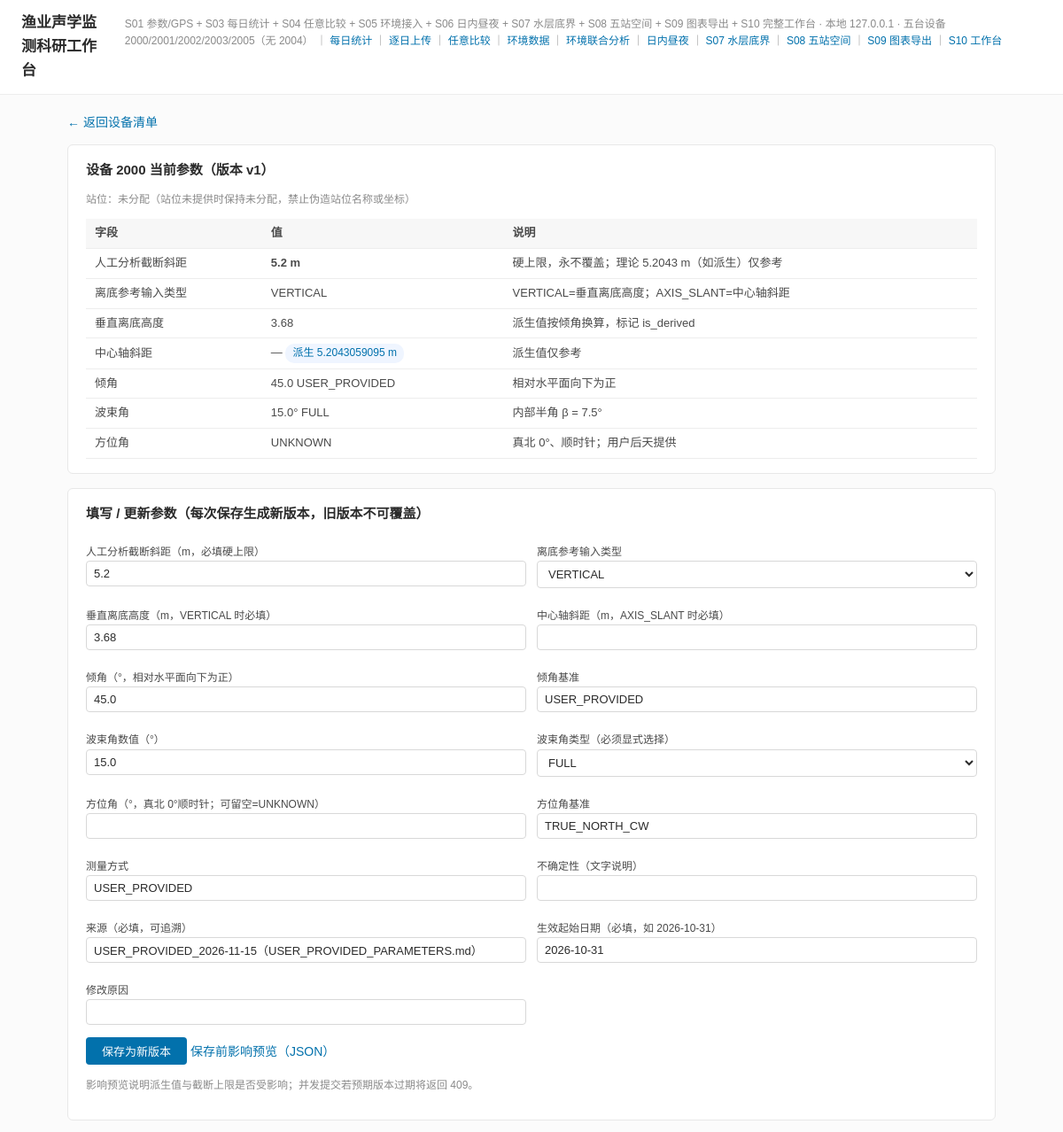
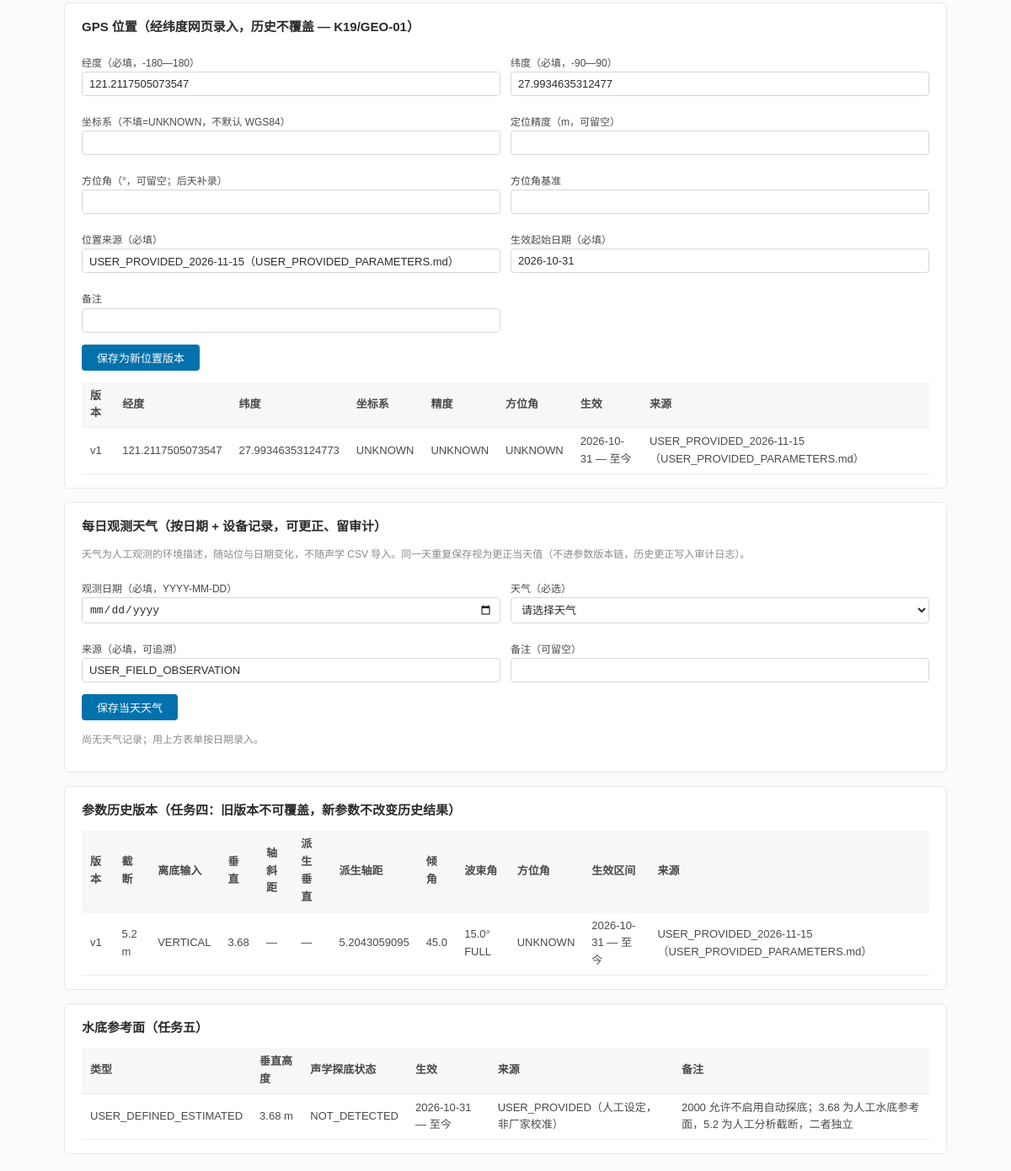
/devices/2000, run on the app's committed database (2 pictures, top to bottom).
### tables this page shows
CREATE TABLE devices (
    device_id          TEXT PRIMARY KEY,           -- '2000','2001','2002','2003','2005'；无 2004
    model              TEXT,
    serial_number      TEXT,
    frequency_khz      REAL,
    range_m            REAL,
    gain_db            REAL,
    firmware           TEXT,
    calibration_status TEXT,
    install_date       TEXT,
    status             TEXT NOT NULL DEFAULT 'PENDING_USER_INPUT',  -- ACTIVE / PENDING_USER_INPUT
    notes              TEXT,
    created_at         TEXT NOT NULL,
    updated_at         TEXT NOT NULL
, station_id TEXT REFERENCES stations(station_id));

CREATE TABLE device_parameter_versions (
    parameter_id            INTEGER PRIMARY KEY AUTOINCREMENT,
    device_id               TEXT NOT NULL REFERENCES devices(device_id),
    version                 INTEGER NOT NULL,
    -- 离底参考：显式输入类型，另一侧为派生值（不写回用户输入）
    clearance_input_type    TEXT CHECK (clearance_input_type IN ('VERTICAL','AXIS_SLANT','UNKNOWN')),
    vertical_bottom_clearance_m REAL,           -- 用户输入（VERTICAL）或 NULL
    axis_slant_m                REAL,           -- 用户输入（AXIS_SLANT）或 NULL
    derived_vertical_clearance_m REAL,          -- 派生值，标记 is_derived
    derived_axis_slant_m         REAL,          -- 派生值
    derivation_tilt_deg     REAL,               -- 派生时使用的倾角
    is_derived              INTEGER NOT NULL DEFAULT 0,
    -- 人工分析截断（硬上限，独立于派生值，永不覆盖）
    analysis_cutoff_slant_m REAL,
    downward_tilt_deg       REAL,               -- 相对水平面向下为正
    tilt_reference          TEXT,
    beam_angle_value_deg    REAL,
    beam_angle_kind         TEXT CHECK (beam_angle_kind IN ('FULL','HALF','UNKNOWN')),
    beam_full_angle_deg     REAL,
    beam_half_angle_deg     REAL,               -- FULL: value/2；HALF: value
    heading_deg             REAL,               -- 真北 0°、顺时针；NULL=UNKNOWN
    heading_reference       TEXT,
    measurement_method      TEXT,
    uncertainty             TEXT,
    source                  TEXT NOT NULL,
    change_reason           TEXT,
    effective_from          TEXT NOT NULL,
    effective_to            TEXT,
    created_at              TEXT NOT NULL,
    created_by              TEXT NOT NULL DEFAULT 'web',
    UNIQUE (device_id, version)
);

CREATE TABLE device_positions (
    position_id                 INTEGER PRIMARY KEY AUTOINCREMENT,
    device_id                   TEXT NOT NULL REFERENCES devices(device_id),
    version                     INTEGER NOT NULL,
    longitude_deg               REAL NOT NULL,
    latitude_deg                REAL NOT NULL,
    coordinate_reference_system TEXT,           -- NULL=UNKNOWN，禁止默认 WGS84
    position_accuracy_m         REAL,
    position_source             TEXT NOT NULL,
    heading_deg                 REAL,
    heading_reference           TEXT,
    effective_from              TEXT NOT NULL,
    effective_to                TEXT,
    notes                       TEXT,
    created_at                  TEXT NOT NULL,
    created_by                  TEXT NOT NULL DEFAULT 'web',
    UNIQUE (device_id, version)
);

CREATE TABLE bottom_references (
    reference_id          INTEGER PRIMARY KEY AUTOINCREMENT,
    device_id             TEXT NOT NULL REFERENCES devices(device_id),
    reference_type        TEXT NOT NULL CHECK (reference_type IN ('USER_DEFINED_ESTIMATED','AUTO_DETECTED')),
    vertical_height_m     REAL,
    acoustic_bottom_status TEXT CHECK (acoustic_bottom_status IN ('NOT_DETECTED','DETECTED','PENDING')),
    effective_from        TEXT NOT NULL,
    effective_to          TEXT,
    source                TEXT NOT NULL,
    notes                 TEXT,
    created_at            TEXT NOT NULL,
    UNIQUE (device_id, reference_type, effective_from)
);

### 04_SOURCE_CODE/app/web/routes.py (the view)
@bp.route("/devices/<device_id>")
def device_detail(device_id: str):
    if device_id not in ("2000", "2001", "2002", "2003", "2005"):
        abort(404)
    conn = get_conn()
    try:
        info = [d for d in svc.list_devices_with_status(conn) if d["device_id"] == device_id][0]
        phist = svc.param_history(conn, device_id)
        poshist = svc.position_history(conn, device_id)
        br = conn.execute(
            "SELECT * FROM bottom_references WHERE device_id=? ORDER BY reference_id DESC", (device_id,)
        ).fetchall()
        weather_hist = weather_svc.weather_history(conn, device_id)
    finally:
        conn.close()
    return render_template(
        "device.html", d=info,
        param_history=phist,
        position_history=poshist,
        bottom_refs=br,
        weather_history=weather_hist,
        weather_codes=weather_svc.WEATHER_CODES,
    )

### 04_SOURCE_CODE/app/templates/device.html (shortened to what this page needs)
{% extends "base.html" %}
{% block content %}
<p><a href="{{ url_for('web.index') }}">← 返回设备清单</a></p>
<div class="card">
  <h2>设备 {{ d.device_id }} 当前参数（版本 v{{ d.param.version if d.param else '—' }}）</h2>
  <p class="muted">站位：{{ d.station_id if d.station_id else '未分配' }}（站位未提供时保持未分配，禁止伪造站位名称或坐标）</p>
  {% if d.param %}
  <table>
    <tr><th>字段</th><th>值</th><th>说明</th></tr>
    <tr><td>人工分析截断斜距</td><td><b>{{ d.param.analysis_cutoff_slant_m }} m</b></td><td>硬上限，永不覆盖；理论 5.2043 m（如派生）仅参考</td></tr>
    <tr><td>离底参考输入类型</td><td>{{ d.param.clearance_input_type }}</td><td>VERTICAL=垂直离底高度；AXIS_SLANT=中心轴斜距</td></tr>
    <tr><td>垂直离底高度</td><td>{{ d.param.vertical_bottom_clearance_m or '—' }} </td><td>派生值按倾角换算，标记 is_derived</td></tr>
    <tr><td>中心轴斜距</td><td>{{ d.param.axis_slant_m or '—' }} {% if d.param.derived_axis_slant_m %}<span class="badge ok">派生 {{ d.param.derived_axis_slant_m }} m</span>{% endif %}</td><td>派生值仅参考</td></tr>
    <tr><td>倾角</td><td>{{ d.param.downward_tilt_deg or 'UNKNOWN' }} {{ d.param.tilt_reference or '' }}</td><td>相对水平面向下为正</td></tr>
    <tr><td>波束角</td><td>{{ d.param.beam_angle_value_deg }}° {{ d.param.beam_angle_kind }}</td><td>内部半角 β = {{ d.param.beam_half_angle_deg }}°</td></tr>
    <tr><td>方位角</td><td>{{ d.position.heading_deg if d.position and d.position.heading_deg is not none else 'UNKNOWN' }}</td><td>真北 0°、顺时针；用户后天提供</td></tr>
  </table>
  {% else %}
  <p class="muted">尚无参数版本；请在下方表单首次填写（UNKNOWN 不自动填默认值）。</p>
  {% endif %}
</div>
<div class="card">
  <h2>填写 / 更新参数（每次保存生成新版本，旧版本不可覆盖）</h2>
  <form method="post" action="{{ url_for('web.save_params', device_id=d.device_id) }}">
    <div class="form-row">
      <label>人工分析截断斜距（m，必填硬上限）
        <input name="analysis_cutoff_slant_m" value="{{ d.param.analysis_cutoff_slant_m if d.param else '' }}"></label>
      <label>离底参考输入类型
        <select name="clearance_input_type">
          {% for t in ['VERTICAL','AXIS_SLANT','UNKNOWN'] %}
          <option value="{{ t }}" {% if d.param and d.param.clearance_input_type == t %}selected{% endif %}>{{ t }}</option>
          {% endfor %}
        </select></label>
      <label>垂直离底高度（m，VERTICAL 时必填）
        <input name="vertical_bottom_clearance_m" value="{{ d.param.vertical_bottom_clearance_m if d.param and d.param.clearance_input_type=='VERTICAL' else '' }}"></label>
      <label>中心轴斜距（m，AXIS_SLANT 时必填）
        <input name="axis_slant_m" value="{{ d.param.axis_slant_m if d.param and d.param.clearance_input_type=='AXIS_SLANT' else '' }}"></label>
      <label>倾角（°，相对水平面向下为正）
        <input name="downward_tilt_deg" value="{{ d.param.downward_tilt_deg if d.param and d.param.downward_tilt_deg is not none else '' }}"></label>
      <label>倾角基准
        <input name="tilt_reference" value="{{ d.param.tilt_reference if d.param and d.param.tilt_reference else '' }}"></label>
      <label>波束角数值（°）
        <input name="beam_angle_value_deg" value="{{ d.param.beam_angle_value_deg if d.param and d.param.beam_angle_value_deg is not none else '' }}"></label>
      <label>波束角类型（必须显式选择）
        <select name="beam_angle_kind">
          {% for t in ['FULL','HALF','UNKNOWN'] %}
          <option value="{{ t }}" {% if d.param and d.param.beam_angle_kind == t %}selected{% endif %}>{{ t }}</option>
          {% endfor %}
        </select></label>
      <label>方位角（°，真北 0°顺时针；可留空=UNKNOWN）
        <input name="heading_deg" value="{{ d.position.heading_deg if d.position and d.position.heading_deg is not none else '' }}"></label>
      <label>方位角基准
        <input name="heading_reference" value="TRUE_NORTH_CW"></label>
      <label>测量方式
        <input name="measurement_method" value="USER_PROVIDED"></label>
      <label>不确定性（文字说明）
        <input name="uncertainty" value=""></label>
      <label>来源（必填，可追溯）
        <input name="source" value="{{ d.param.source if d.param else 'USER_PROVIDED' }}"></label>
      <label>生效起始日期（必填，如 2026-10-31）
        <input name="effective_from" value="2026-10-31"></label>
      <label>修改原因
        <input name="change_reason" value=""></label>
    </div>
    <p><button class="btn" type="submit">保存为新版本</button>
       <a href="{{ url_for('web.params_preview', device_id=d.device_id, clearance_input_type=d.param.clearance_input_type if d.param else 'VERTICAL', vertical_bottom_clearance_m=d.param.vertical_bottom_clearance_m if d.param and d.param.clearance_input_type=='VERTICAL' else '', axis_slant_m='', downward_tilt_deg=d.param.downward_tilt_deg if d.param and d.param.downward_tilt_deg is not none else '', beam_angle_value_deg=d.param.beam_angle_value_deg if d.param and d.param.beam_angle_value_deg is not none else '', beam_angle_kind=d.param.beam_angle_kind if d.param else 'FULL', analysis_cutoff_slant_m=d.param.analysis_cutoff_slant_m if d.param and d.param.analysis_cutoff_slant_m is not none else '', source='preview', effective_from='2026-10-31') }}">保存前影响预览（JSON）</a></p>
    <p class="muted">影响预览说明派生值与截断上限是否受影响；并发提交若预期版本过期将返回 409。</p>
  </form>
</div>
<div class="card">
  <h2>GPS 位置（经纬度网页录入，历史不覆盖 — K19/GEO-01）</h2>
  <form method="post" action="{{ url_for('web.save_position', device_id=d.device_id) }}">
    <div class="form-row">
      <label>经度（必填，-180—180）
        <input name="longitude_deg" value="{{ '%.13f'|format(d.position.longitude_deg) if d.position else '' }}"></label>
      <label>纬度（必填，-90—90）
        <input name="latitude_deg" value="{{ '%.13f'|format(d.position.latitude_deg) if d.position else '' }}"></label>
      <label>坐标系（不填=UNKNOWN，不默认 WGS84）
        <input name="coordinate_reference_system" value="{{ d.position.coordinate_reference_system if d.position and d.position.coordinate_reference_system else '' }}"></label>
      <label>定位精度（m，可留空）
        <input name="position_accuracy_m" value="{{ d.position.position_accuracy_m if d.position and d.position.position_accuracy_m is not none else '' }}"></label>
      <label>方位角（°，可留空；后天补录）
        <input name="heading_deg" value="{{ d.position.heading_deg if d.position and d.position.heading_deg is not none else '' }}"></label>
      <label>方位角基准
        <input name="heading_reference" value="{{ d.position.heading_reference if d.position and d.position.heading_reference else '' }}"></label>
      <label>位置来源（必填）
        <input name="position_source" value="{{ d.position.position_source if d.position else 'USER_PROVIDED' }}"></label>
      <label>生效起始日期（必填）
        <input name="effective_from" value="2026-10-31"></label>
      <label>备注
        <input name="notes" value=""></label>
    </div>
    <p><button class="btn" type="submit">保存为新位置版本</button></p>
  </form>
  <table>
    <tr><th>版本</th><th>经度</th><th>纬度</th><th>坐标系</th><th>精度</th><th>方位角</th><th>生效</th><th>来源</th></tr>
    {% for p in position_history %}
    <tr><td>v{{ p.version }}</td><td>{{ p.longitude_deg }}</td><td>{{ p.latitude_deg }}</td>
        <td>{{ p.coordinate_reference_system or 'UNKNOWN' }}</td>
        <td>{{ p.position_accuracy_m or 'UNKNOWN' }}</td>
        <td>{{ p.heading_deg if p.heading_deg is not none else 'UNKNOWN' }}</td>
        <td>{{ p.effective_from }} — {{ p.effective_to or '至今' }}</td><td>{{ p.position_source }}</td></tr>
    {% endfor %}
  </table>
</div>
<div class="card">
  <h2>每日观测天气（按日期 + 设备记录，可更正、留审计）</h2>
  <p class="muted">天气为人工观测的环境描述，随站位与日期变化，不随声学 CSV 导入。同一天重复保存视为更正当天值（不进参数版本链，历史更正写入审计日志）。</p>
  <form method="post" action="{{ url_for('web.save_weather', device_id=d.device_id) }}">
    <div class="form-row">
      <label>观测日期（必填，YYYY-MM-DD）
        <input name="observation_date" type="date" required></label>
      <label>天气（必选）
        <select name="weather_code" required>
          <option value="" disabled selected>请选择天气</option>
        </select></label>
      <label>来源（必填，可追溯）
        <input name="source" value="USER_FIELD_OBSERVATION"></label>
      <label>备注（可留空）
        <input name="notes" value=""></label>
    </div>
    <p><button class="btn" type="submit">保存当天天气</button></p>
  </form>
  {% if weather_history %}
  <table>
    <tr><th>观测日期</th><th>天气</th><th>来源</th><th>备注</th><th>录入人</th><th>最后更新(UTC)</th></tr>
    {% for w in weather_history %}
    <tr><td>{{ w.observation_date }}</td>
        <td><span class="badge ok">{{ weather_codes.get(w.weather_code, w.weather_code) }}</span></td>
        <td>{{ w.source }}</td><td>{{ w.notes or '—' }}</td>
        <td>{{ w.created_by }}</td><td>{{ w.updated_at }}</td></tr>
    {% endfor %}
  </table>
  {% else %}
  <p class="muted">尚无天气记录；用上方表单按日期录入。</p>
  {% endif %}
</div>
<div class="card">
  <h2>参数历史版本（任务四：旧版本不可覆盖，新参数不改变历史结果）</h2>
  <table>
    <tr><th>版本</th><th>截断</th><th>离底输入</th><th>垂直</th><th>轴斜距</th><th>派生垂直</th><th>派生轴距</th><th>倾角</th><th>波束角</th><th>方位角</th><th>生效区间</th><th>来源</th></tr>
    {% for v in param_history %}
    <tr><td>v{{ v.version }}</td><td>{{ v.analysis_cutoff_slant_m }} m</td>
        <td>{{ v.clearance_input_type }}</td><td>{{ v.vertical_bottom_clearance_m or '—' }}</td>
        <td>{{ v.axis_slant_m or '—' }}</td>
        <td>{{ v.derived_vertical_clearance_m or '—' }}</td><td>{{ v.derived_axis_slant_m or '—' }}</td>
        <td>{{ v.downward_tilt_deg or '—' }}</td>
        <td>{{ v.beam_angle_value_deg }}° {{ v.beam_angle_kind }}</td>
        <td>{{ v.heading_deg if v.heading_deg is not none else 'UNKNOWN' }}</td>
        <td>{{ v.effective_from }} — {{ v.effective_to or '至今' }}</td><td>{{ v.source }}</td></tr>
    {% endfor %}
  </table>
</div>
{% if bottom_refs %}
<div class="card">
  <h2>水底参考面（任务五）</h2>
  <table>
    <tr><th>类型</th><th>垂直高度</th><th>声学探底状态</th><th>生效</th><th>来源</th><th>备注</th></tr>
    {% for b in bottom_refs %}
    <tr><td>{{ b.reference_type }}</td><td>{{ b.vertical_height_m }} m</td><td>{{ b.acoustic_bottom_status }}</td>
        <td>{{ b.effective_from }} — {{ b.effective_to or '至今' }}</td><td>{{ b.source }}</td><td>{{ b.notes }}</td></tr>
    {% endfor %}
  </table>
</div>
{% endif %}
{% endblock %}

### data on the page
devices: device_id "2000"
device_parameter_versions: param "1", param.analysis_cutoff_slant_m "5.2", param.clearance_input_type "VERTICAL", param "3.68", param.derived_axis_slant_m "5.2043059095", param "45.0", param "USER_PROVIDED", param.beam_angle_value_deg "15.0", param.beam_angle_kind "FULL", param.beam_half_angle_deg "7.5", analysis_cutoff_slant_m "5.2", clearance_input_type "VERTICAL", vertical_bottom_clearance_m "3.68", downward_tilt_deg "45.0", tilt_reference "USER_PROVIDED", beam_angle_value_deg "15.0", beam_angle_kind "FULL", source "USER_PROVIDED_2026-11-15（USER_PROVIDED_PARAMETERS.md）", version "1", axis_slant_m "—", derived_vertical_clearance_m "—", derived_axis_slant_m "5.2043059095", heading_deg "UNKNOWN", effective_from "2026-10-31", effective_to "至今"
device_positions: longitude_deg "121.2117505073547", latitude_deg "27.9934635312477", position_source "USER_PROVIDED_2026-11-15（USER_PROVIDED_PARAMETERS.md）", version "1", latitude_deg "27.99346353124773", coordinate_reference_system "UNKNOWN", position_accuracy_m "UNKNOWN", heading_deg "UNKNOWN", effective_from "2026-10-31", effective_to "至今"
bottom_references: reference_type "USER_DEFINED_ESTIMATED", vertical_height_m "3.68", acoustic_bottom_status "NOT_DETECTED", effective_from "2026-10-31", effective_to "至今", source "USER_PROVIDED（人工设定，非厂家校准）", notes "2000 允许不启用自动探底；3.68 为人工水底参考面，5.2 为人工分析截断，二者独立"

### other printed values
{{ d.station_id if d.station_id else '未分配' }} "未分配"
{{ d.param.axis_slant_m or '—' }} "—"
